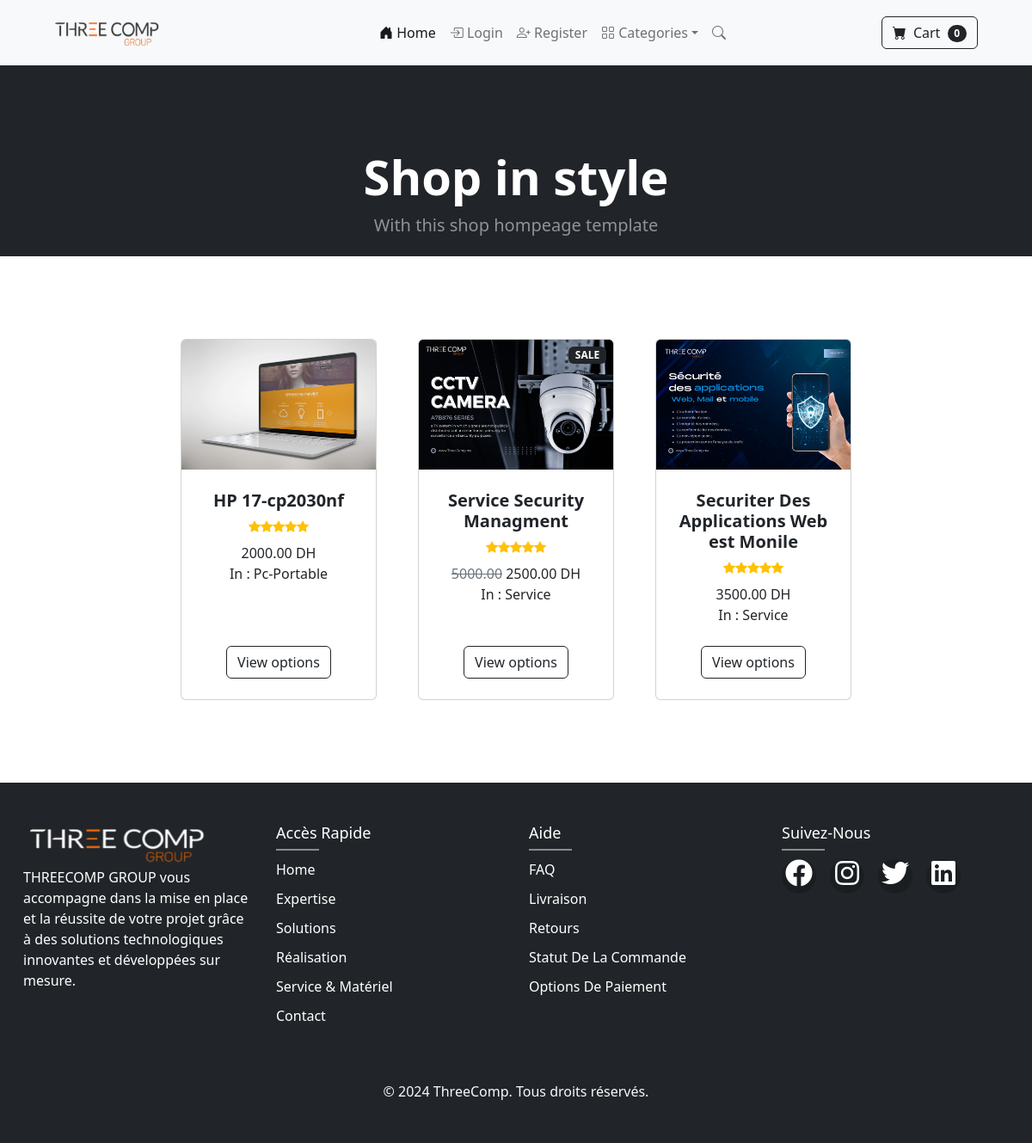
Page /base/ on the earlier database version.
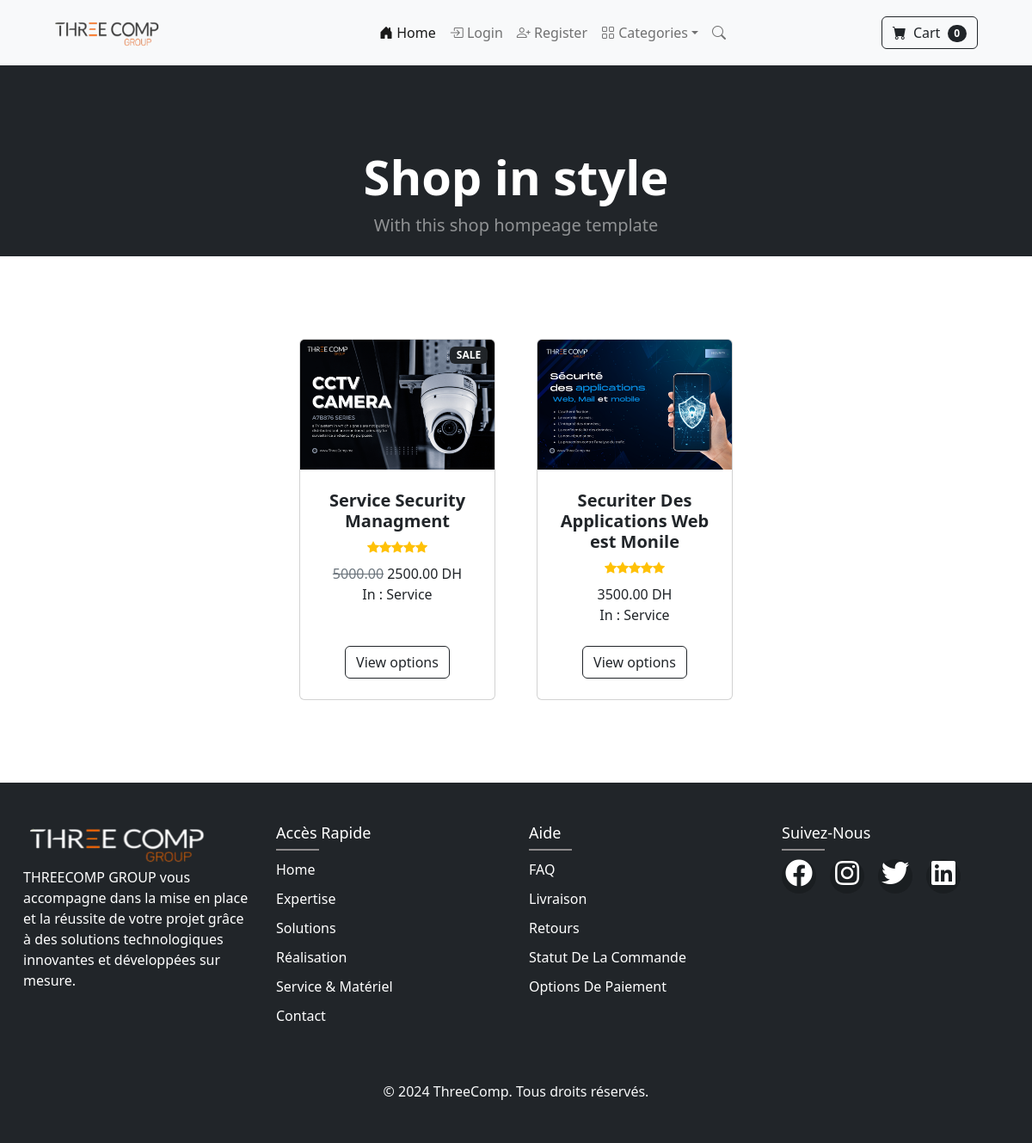
Same page on the later database version.
### Ecommerce_Website/models.py (models this page shows, shortened)
class produit(models.Model):
    DISPO_CHOICES = [
        ('DISPO', 'DISPONIBLE'),
        ('REP', 'RUPTURE DE STOCK'),
        ('SALE', 'SALE'),
    ]
    name = models.CharField(max_length=100)
    price = models.DecimalField(default=0, decimal_places=2, max_digits=8)
    categorie = models.ForeignKey(categories, on_delete=models.CASCADE, default=1)  # Par défaut, une catégorie
    description = HTMLField()  # Utiliser RichTextField pour les descriptions riches
    dispo = models.CharField(max_length=6, choices=DISPO_CHOICES, default='DISPO')
    image1 = models.ImageField(upload_to='produit/')
    is_sale = models.BooleanField(default=False)
    sale_price = models.DecimalField(default=0, decimal_places=2, max_digits=6)
    class Meta:
        verbose_name_plural = 'Les Produits'

class categories(models.Model):
    name_cat = models.CharField(max_length=100)
    img_cat = models.ImageField(upload_to='categorie/',blank=True)
    def __str__(self):
        return self.name_cat
    class Meta:
        verbose_name_plural = 'Categories'

### Ecommerce_Website/views.py (the view)
# urls.py: path('base/', views.materiel_HOME, name='base'),
def materiel_HOME(request):
    products = produit.objects.all()
    return render(request, 'Ecom/index.html',{'products':products})

### cart/cart.py (called while the page is built)
    def __len__(self):
        return len(self.cart)

### cart/context_processors.py (called while the page is built)
def cart(request):
    return {'cart': Cart(request)}

### Templates/Ecom/index.html
{% extends 'Ecom/base.html' %}
{% load static %}
{% block content %}
        <header class="bg-dark py-5" >
            <div class="container px-4 px-lg-5 my-5" style="height: 30px;">
                <div class="text-center text-white">
                    <h1 class="display-4 fw-bolder">Shop in style</h1>
                    <p class="lead fw-normal text-white-50 mb-0">With this shop hompeage template</p>
                </div>
            </div>
        </header>
        <section class="py-5">
            <div class="container px-4 px-lg-5 mt-5">
                <div class="row gx-4 gx-lg-5 row-cols-2 row-cols-md-3 row-cols-xl-4 justify-content-center">
                    {% for p in products %}
                    <div class="col mb-5">
                        <div class="card h-100">
                            {% if p.dispo == 'REP' %}
                                <div class="badge bg-dark text-white position-absolute" style="top: 0.5rem; right: 0.5rem">Rupture de Stock</div>
                            {% elif p.dispo == 'SALE'%}
                                <div class="badge bg-dark text-white position-absolute" style="top: 0.5rem; right: 0.5rem">SALE</div>
                            {% endif %}
                            <img class="card-img-top" src="{{p.image1.url}}" alt="..." />
                            <div class="card-body p-4">
                                <div class="text-center">
                                    <h5 class="fw-bolder">{{p.name}}</h5>
                                    <div class="d-flex justify-content-center small text-warning mb-2">
                                        <div class="bi-star-fill"></div>
                                        <div class="bi-star-fill"></div>
                                        <div class="bi-star-fill"></div>
                                        <div class="bi-star-fill"></div>
                                        <div class="bi-star-fill"></div>
                                    </div>
                                    {% if p.is_sale == True %}
                                        <span class="text-muted text-decoration-line-through">{{p.price}}</span>
                                        {{p.sale_price}} DH
                                    {% else %}
                                        {{p.price}} DH
                                    {% endif %}
                                    <br>
                                    In : {{p.categorie}}
                                </div>
                            </div>
                            <div class="card-footer p-4 pt-0 border-top-0 bg-transparent">
                                <div class="text-center"><a class="btn btn-outline-dark mt-auto" href="{% url 'product' p.id %}">View options</a></div>
                            </div>
                        </div>
                    </div>
{% endfor %}
                </div>
            </div>
        </section>
{% endblock content %}

Differences in the rows shown:
removed produit: image1 (picture), name "HP 17-cp2030nf", price "2000.00", categorie "Pc-Portable"
